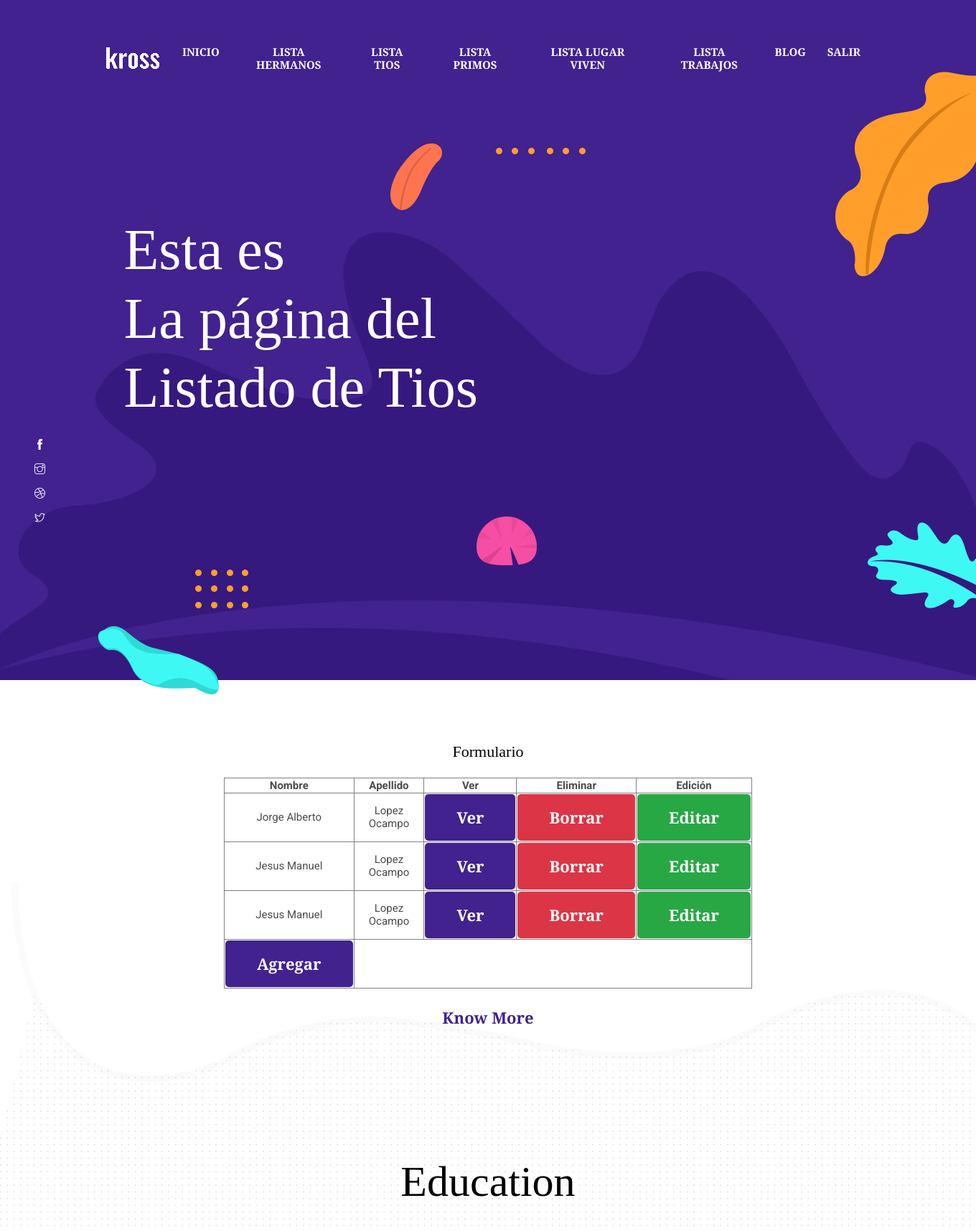
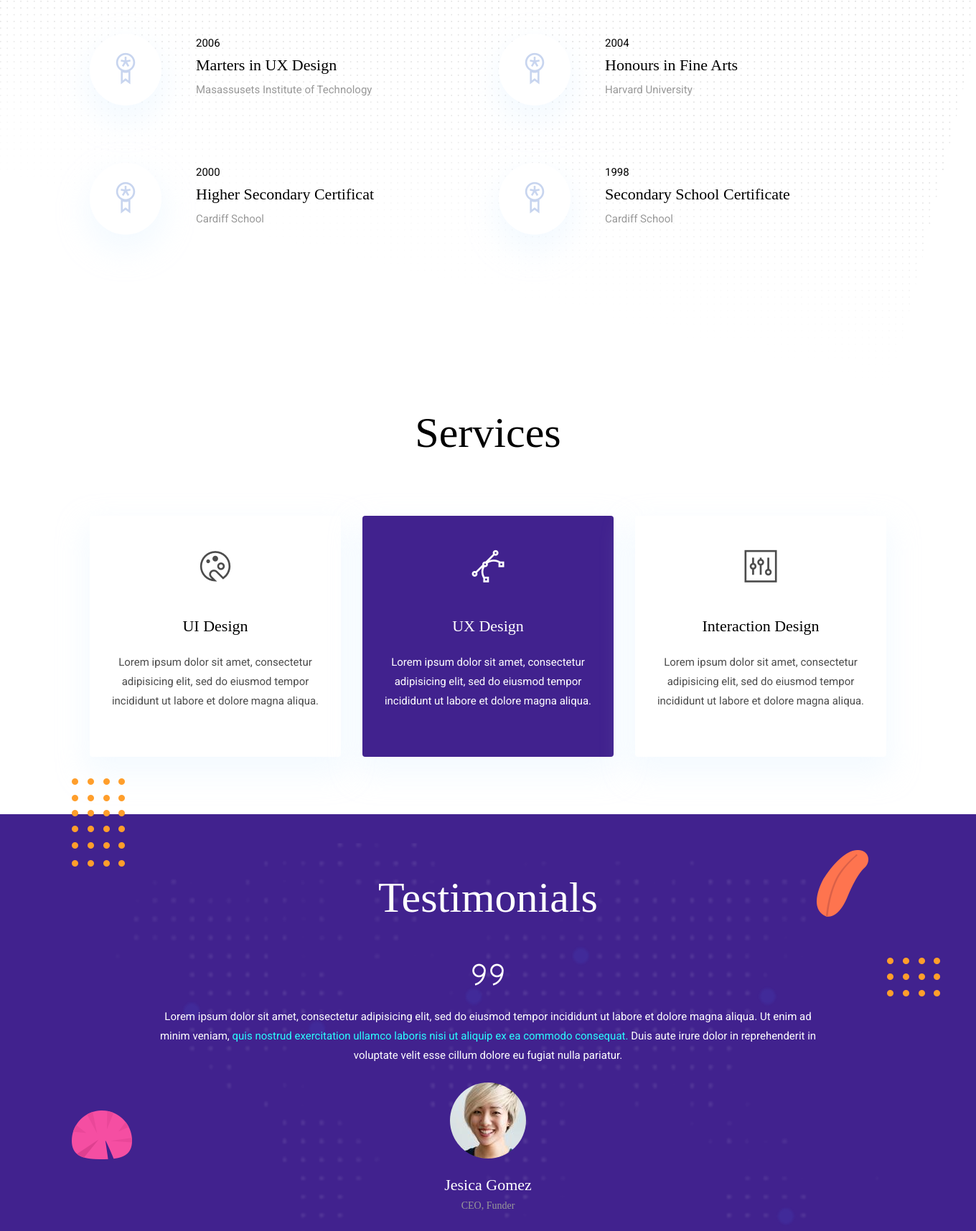
Page /Familia/Tios/Lista/ (signed in, upper part) on the committed database (2 pictures, top to bottom).
### Familia/models.py (models this page shows, shortened)
class Tios(models.Model):
    nombre=models.CharField(max_length=50)
    apellido=models.CharField(max_length=50)
    proveniente=models.CharField(max_length=10)
    edad=models.IntegerField()
    nacimiento=models.DateField()

### Familia/views.py (the view)
# urls.py: path('Tios/Lista/',TiosLista.as_view(), name="TiosLista"),
class TiosLista(LoginRequiredMixin, ListView):
    model = Tios
    template_name='Familia/leerTios.html'

### Familia/templates/Familia/leerTios.html (shortened to what this page needs)
{% extends 'Familia/padre.html' %}
{% load static %}
{% block titulo %}
  <h1 class="text-white font-tertiary">Esta es<br>La página del<br>Listado de Tios</h1>
{% endblock %}
{% block contenido %}
<p class="font-secondary paragraph-lg text-dark">Formulario</p>
<table border="1px" width ="80%" align="center" style="border-collapse:collapse; text-align:center;">
  <tr>
    <th>Nombre </th>
    <th>Apellido </th>
    <th>Ver</th>
    <th>Eliminar</th>
    <th>Edición</th>
  </tr>
  {% for Tios in object_list %}
  <tr>
    <td>{{Tios.nombre}}</td>
    <td>{{Tios.apellido}}</td>
    <td><a class="btn btn-primary" href="{% url 'TiosDetalle' Tios.id %}" >Ver</a></td>
    <td><a class="btn btn-danger" href="{% url 'TiosBorrar' Tios.id %}" >Borrar</a></td>
    <td><a class="btn btn-success" href="{% url 'TiosEditar' Tios.id %}">Editar</a></td>
  </tr>
{% endfor %}
<tr>
  <td><a class="btn btn-primary" href="{% url 'TiosCrear' %}">Agregar</a></td>
</tr>
</table>
{% endblock %}

### Familia/static/Familia/css/style.css (style rules this page uses)
body { line-height: 1.2; font-family: "Roboto", sans-serif; -webkit-font-smoothing: antialiased; font-size: 15px; color: #4c4c4c; }
p, .paragraph { font-weight: 400; color: #4c4c4c; font-size: 15px; line-height: 1.8; font-family: "Roboto", sans-serif; }
p-lg, .paragraph-lg { font-size: 22px; }
h1, h2, h3, h4, h5, h6 { color: #000; font-family: "Playfair Display", serif; line-height: 1.2; }
h1, .h1 { font-size: 80px; }
.btn { font-size: 22px; font-family: "Playfair Display", serif; text-transform: capitalize; padding: 16px 44px; border-radius: 5px; font-weight: 600; border: 0; position: relative; z-index: 1; transition: 0.2s ease; }
.btn-primary { background: #41228e; color: #fff; }
body { background-color: #fff; overflow-x: hidden; }
a, a:hover, a:focus { text-decoration: none; }
a, button, select { cursor: pointer; transition: 0.2s ease; }
.text-dark { color: #000 !important; }
.font-secondary { font-family: "Playfair Display", serif !important; }
.font-tertiary { font-family: "Playfair Display", serif !important; }
.hero-area h1 { position: relative; z-index: 2; }

### rows in the picture
Tios: nombre "Jorge Alberto", apellido "Lopez Ocampo"
Tios: nombre "Jesus Manuel", apellido "Lopez Ocampo"
Tios: nombre "Jesus Manuel", apellido "Lopez Ocampo"
